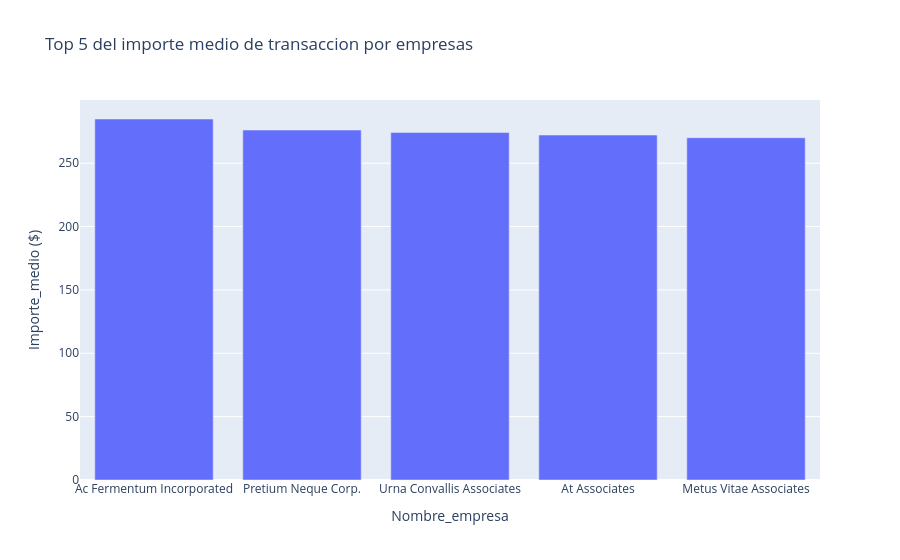

Notebook cell for this chart:
### Code cell
px.bar(data_frame=top5_company, x= "Nombre_empresa", y= "Importe_medio ($)", title= "Top 5 del importe medio de transaccion por empresas")

### Figure 1 — Plotly figure (JSON) as saved in the notebook; plotly's stock layout.template omitted (floating-point values rounded to 4 significant figures)
{"data": [{"alignmentgroup": "True", "hovertemplate": "Nombre_empresa=%{x}<br>Importe_medio ($)=%{y}<extra></extra>", "legendgroup": "", "marker": {"color": "#636efa", "pattern": {"shape": ""}}, "name": "", "offsetgroup": "", "orientation": "v", "showlegend": false, "textposition": "auto", "type": "bar", "x": ["Ac Fermentum Incorporated", "Pretium Neque Corp.", "Urna Convallis Associates", "At Associates", "Metus Vitae Associates"], "xaxis": "x", "y": [284.9, 276.2, 274.2, 272.2, 270.1], "yaxis": "y"}], "layout": {"barmode": "relative", "legend": {"tracegroupgap": 0}, "title": {"text": "Top 5 del importe medio de transaccion por empresas"}, "xaxis": {"anchor": "y", "domain": [0, 1], "title": {"text": "Nombre_empresa"}}, "yaxis": {"anchor": "x", "domain": [0, 1], "title": {"text": "Importe_medio ($)"}}}}
